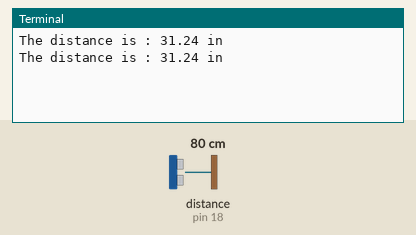
Bench run of a program on a simulated Raspberry Pi (header pin numbers). On the bench: the last lines printed to the terminal. Inputs (shaded band) come from the test bench; at power-on: distance to the obstacle (sensor on pin 18) 80 cm. The echo pulse lasts 58.3 µs per cm; the clock reads 2024-03-15 10:24:30 at power-on unless the program sets it.

Above: at 1.2 s.
1.3 s: distance to the obstacle (sensor on pin 18) set to 2 cm
At 2.6 s:
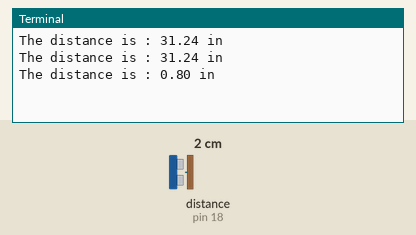
2.8 s: distance to the obstacle (sensor on pin 18) set to 4 cm
At 3.8 s:
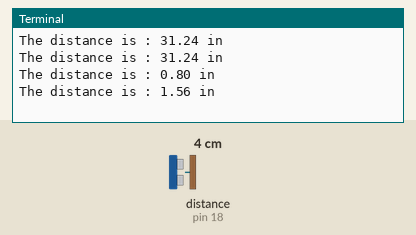
Timing chart, 0 to 5.8 s (numbered marks = the images above; inputs shaded):
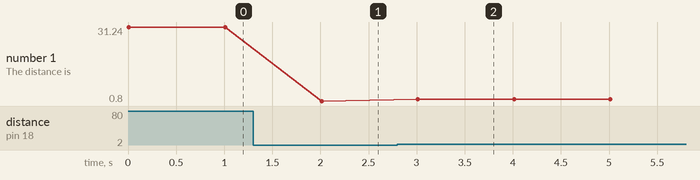

Measured:
- after the input at 1.3 s, the terminal: prints a new line after 0.71 s (image 1)
- after the input at 2.8 s, the terminal: prints a new line after 0.21 s (image 2)
- plotted number 1: 31.24 → 0.8 after the input at 1.3 s, 0.8 → 1.56 after the input at 2.8 s

The program:

ultrasonic1.py
```python
import RPi.GPIO as GPIO
import time

trigPin = 16
echoPin = 18
MAX_DISTANCE = 220  # define the maximum measuring distance, unit: cm
timeOut = MAX_DISTANCE * 60  # calculate timeout according to the maximum measuring distance

GPIO.setmode(GPIO.BOARD)  # use PHYSICAL GPIO Numbering
GPIO.setup(trigPin, GPIO.OUT)  # set trigPin to OUTPUT mode
GPIO.setup(echoPin, GPIO.IN)  # set echoPin to INPUT mode


while (True):
	GPIO.output(trigPin, GPIO.HIGH)  # make trigPin output 10us HIGH level
	time.sleep(0.00001)  # 10us
	GPIO.output(trigPin, GPIO.LOW)  # make trigPin output LOW level

	t0 = time.time()
	while (GPIO.input(echoPin) != GPIO.HIGH):
		if ((time.time() - t0) > timeOut * 0.000001):
			pingTime = 0
	t0 = time.time()

	while (GPIO.input(echoPin) == GPIO.HIGH):
		if ((time.time() - t0) > timeOut * 0.000001):
			pingTime = 0
	pingTime = (time.time() - t0) * 1000000

	distance = pingTime * 340.0 / 2.0 / 10000.0  # calculate distance with sound speed 340m/s
	distance = distance * 0.3937007874

	if distance > MAX_DISTANCE:
		distance = MAX_DISTANCE

	print("The distance is : %.2f in" % (distance))
	time.sleep(1)
```
